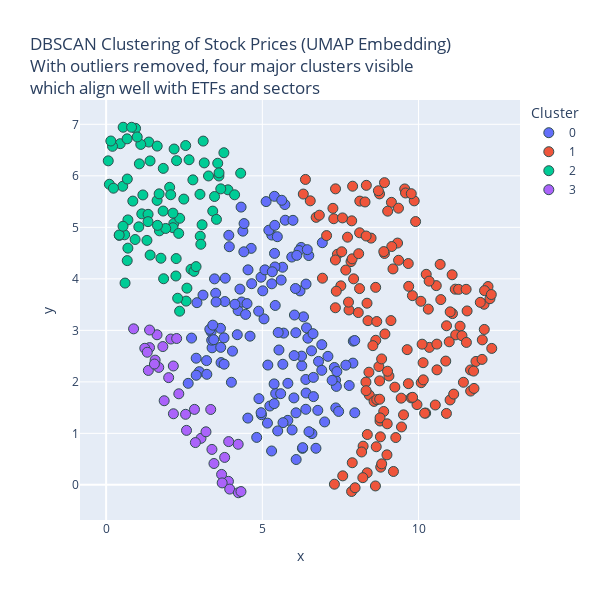

The code cell stored with this chart in its notebook:
### Code cell
mask = labels != -1

# use HTML <br> for line break and set the color label to "Cluster"
fig = px.scatter(
    x=reduced_single_stocks[mask, 0],
    y=reduced_single_stocks[mask, 1],
    color=labels[mask].astype(str),
    labels={'color': 'Cluster'},
    hover_name=single_stocks[mask]['name'],
    hover_data={'cluster': labels[mask]},
    title="DBSCAN Clustering of Stock Prices (UMAP Embedding)<br>With outliers removed, four major clusters visible<br>which align well with ETFs and sectors",
    width=600,
    height=600
)
fig.update_traces(
    marker=dict(size=10, line=dict(width=1, color='DarkSlateGrey'))
)
fig.update_layout(legend_title_text='Cluster')
fig.show()

### Figure 1 — Plotly figure (JSON) as saved in the notebook; plotly's stock layout.template omitted (floating-point values rounded to 4 significant figures; data arrays with more than 128 entries replaced by an {"elided": "..."} marker saying what was removed)
{"data": [{"customdata": {"elided": "140x1 int values"}, "hovertemplate": "<b>%{hovertext}</b><br><br>Cluster=0<br>x=%{x}<br>y=%{y}<br>cluster=%{customdata[0]}<extra></extra>", "hovertext": {"elided": "140 str values"}, "legendgroup": "0", "marker": {"color": "#636efa", "line": {"color": "DarkSlateGrey", "width": 1}, "size": 10, "symbol": "circle"}, "mode": "markers", "name": "0", "orientation": "v", "showlegend": true, "type": "scatter", "x": {"elided": "140 float values"}, "xaxis": "x", "y": {"elided": "140 float values"}, "yaxis": "y"}, {"customdata": {"elided": "156x1 int values"}, "hovertemplate": "<b>%{hovertext}</b><br><br>Cluster=1<br>x=%{x}<br>y=%{y}<br>cluster=%{customdata[0]}<extra></extra>", "hovertext": {"elided": "156 str values"}, "legendgroup": "1", "marker": {"color": "#EF553B", "line": {"color": "DarkSlateGrey", "width": 1}, "size": 10, "symbol": "circle"}, "mode": "markers", "name": "1", "orientation": "v", "showlegend": true, "type": "scatter", "x": {"elided": "156 float values"}, "xaxis": "x", "y": {"elided": "156 float values"}, "yaxis": "y"}, {"customdata": [[2], [2], [2], [2], [2], [2], [2], [2], [2], [2], [2], [2], [2], [2], [2], [2], [2], [2], [2], [2], [2], [2], [2], [2], [2], [2], [2], [2], [2], [2], [2], [2], [2], [2], [2], [2], [2], [2], [2], [2], [2], [2], [2], [2], [2], [2], [2], [2], [2], [2], [2], [2], [2], [2], [2], [2], [2], [2], [2], [2], [2], [2], [2], [2], [2], [2], [2], [2], [2], [2], [2], [2], [2], [2], [2], [2], [2], [2], [2], [2], [2], [2], [2], [2]], "hovertemplate": "<b>%{hovertext}</b><br><br>Cluster=2<br>x=%{x}<br>y=%{y}<br>cluster=%{customdata[0]}<extra></extra>", "hovertext": ["NVDA", "META", "AVGO", "TSM", "NFLX", "ORCL", "SAP", "IBM", "PANW", "CRWD", "NOW", "UBER", "BKNG", "LLY", "ISRG", "JPM", "GS", "COST", "CAT", "AXP", "WMT", "TEVA", "CYBR", "NVMI", "VRTX", "INSM", "NTRA", "MDGL", "TOL", "LII", "CVCO", "FN", "HIMS", "SPXC", "STRL", "MOD", "AVAV", "CVLT", "IDCC", "XPO", "R", "KEX", "SKYW", "COOP", "TBBK", "PFSI", "BK", "PNR", "MLI", "MWA", "BMI", "SBS", "TJX", "TKO", "WMB", "KMI", "OKE", "TRGP", "TPL", "WFC", "PGR", "KKR", "AJG", "GE", "ETN", "PH", "TT", "HWM", "TDG", "CTAS", "URI", "APH", "ANET", "KLAC", "WELL", "IRM", "VST", "NRG", "BSX", "MCK", "ORLY", "RCL", "HLT", "GRMN"], "legendgroup": "2", "marker": {"color": "#00cc96", "line": {"color": "DarkSlateGrey", "width": 1}, "size": 10, "symbol": "circle"}, "mode": "markers", "name": "2", "orientation": "v", "showlegend": true, "type": "scatter", "x": [0.06817, 2.176, 0.4517, 3.141, 2.547, 1.825, 2.255, 2.486, 1.307, 2.655, 3.611, 2.777, 2.034, 0.4227, 3.573, 3.277, 3.901, 2.166, 2.586, 3.413, 3.004, 3.012, 1.83, 1.142, 2.352, 1.366, 3.107, 1.409, 0.6058, 1.631, 3.072, 0.5932, 0.9423, 0.6973, 0.2047, 0.1041, 2.243, 1.406, 1.109, 0.4187, 2.141, 2.561, 1.635, 1.064, 2.323, 2.718, 3.669, 4.307, 0.5311, 3.614, 1.707, 1.754, 2.811, 1.907, 2.355, 3.532, 2.879, 0.6779, 2.14, 4.112, 1.343, 0.8545, 2.233, 0.672, 0.6967, 1.342, 1.176, 0.5454, 1.046, 1.644, 0.6758, 1.697, 0.2349, 0.9279, 3.47, 0.5408, 0.1509, 0.8145, 2.067, 1.84, 2.29, 0.9956, 3.031, 3.769], "xaxis": "x", "y": [6.291, 6.52, 6.624, 6.251, 6.588, 5.316, 6.295, 5.548, 4.746, 6.312, 5.996, 5.922, 5.777, 4.844, 6.244, 5.997, 5.728, 5.074, 3.819, 5.315, 5.641, 4.827, 6.144, 5.261, 3.372, 6.655, 6.674, 4.462, 3.918, 5.522, 5.05, 4.855, 6.922, 5.144, 6.573, 5.836, 4.393, 6.29, 6.61, 4.851, 4.992, 3.568, 6.577, 6.232, 4.882, 4.185, 5.747, 6.051, 5.797, 6.058, 4.932, 4.4, 4.145, 4.978, 5.176, 5.155, 4.237, 5.938, 5.275, 5.632, 5.252, 5.509, 4.055, 6.718, 4.596, 5.11, 5.629, 6.943, 5.009, 5.038, 4.354, 5.65, 5.76, 4.764, 5.598, 5.021, 6.676, 6.942, 5.633, 4.002, 3.623, 6.755, 4.671, 6.448], "yaxis": "y"}, {"customdata": [[3], [3], [3], [3], [3], [3], [3], [3], [3], [3], [3], [3], [3], [3], [3], [3], [3], [3], [3], [3], [3], [3], [3], [3], [3], [3], [3], [3], [3], [3], [3], [3], [3], [3], [3], [3]], "hovertemplate": "<b>%{hovertext}</b><br><br>Cluster=3<br>x=%{x}<br>y=%{y}<br>cluster=%{customdata[0]}<extra></extra>", "hovertext": ["NVO", "XOM", "CVX", "COP", "SLB", "MEDP", "FSLR", "DHI", "LEN", "NVR", "BLD", "BLDR", "IBP", "OC", "MTH", "KBH", "SSD", "EXP", "TPH", "RMBS", "SAIA", "NUE", "STLD", "CF", "EOG", "MPC", "PSX", "VLO", "OXY", "EQT", "FANG", "DVN", "HAL", "CTRA", "APA", "CMG"], "legendgroup": "3", "marker": {"color": "#ab63fa", "line": {"color": "DarkSlateGrey", "width": 1}, "size": 10, "symbol": "circle"}, "mode": "markers", "name": "3", "orientation": "v", "showlegend": true, "type": "scatter", "x": [1.858, 3.037, 3.794, 3.452, 3.915, 1.815, 3.196, 1.39, 1.684, 2.07, 2.002, 0.8792, 1.238, 1.63, 1.352, 1.317, 2.151, 1.39, 1.569, 2.326, 1.546, 3.696, 2.544, 4.227, 3.387, 2.154, 2.828, 2.857, 3.715, 3.348, 2.573, 3.955, 4.234, 3.923, 4.316, 2.258], "xaxis": "x", "y": [1.633, 0.9032, 0.5332, 0.4149, 0.06854, 2.685, 1.03, 2.665, 2.281, 2.832, 2.082, 3.029, 2.652, 2.914, 2.222, 2.575, 2.308, 3.006, 2.422, 1.768, 2.346, 0.2027, 1.37, 0.7877, 0.6883, 1.381, 1.466, 0.8215, 0.03819, 1.464, 1.058, -0.08206, -0.1529, 0.8401, -0.13, 2.842], "yaxis": "y"}], "layout": {"height": 600, "legend": {"title": {"text": "Cluster"}, "tracegroupgap": 0}, "title": {"text": "DBSCAN Clustering of Stock Prices (UMAP Embedding)<br>With outliers removed, four major clusters visible<br>which align well with ETFs and sectors"}, "width": 600, "xaxis": {"anchor": "y", "domain": [0, 1], "title": {"text": "x"}}, "yaxis": {"anchor": "x", "domain": [0, 1], "title": {"text": "y"}}}}
